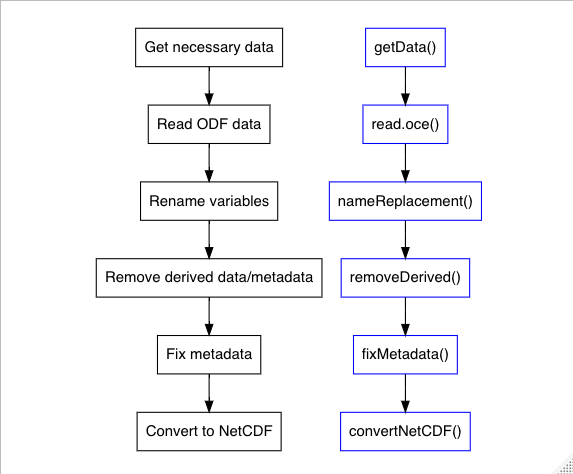

This figure's R source:
if (!interactive()) png("ctd_rcm_workflow.png")

library(DiagrammeR)
grViz("digraph flowchart {
      # node definitions with substituted label text
      node [fontname = Helvetica, shape = rectangle]
      tab1 [label = '@@1']
      tab2 [label = '@@2']
      tab3 [label = '@@3']
      tab4 [label = '@@4']
      tab5 [label = '@@5']
      tab6 [label = '@@6']
      node [fontname = Helvetica, shape = rectangle, color=blue]
      tab7 [label = '@@7']
      tab8 [label = '@@8']
      tab9 [label = '@@9']
      tab10 [label = '@@10']
      tab11 [label = '@@11']
      tab12 [label = '@@12']

      # edge definitions with the node IDs
      tab1 -> tab2;
      tab2 -> tab3;
      tab3 -> tab4;
      tab4 -> tab5;
      tab5 -> tab6;
      tab7 -> tab8;
      tab8 -> tab9;
      tab9 -> tab10;
      tab10 -> tab11;
      tab11 -> tab12;
      }

      [1]: 'Get necessary data'
      [2]: 'Read ODF data'
      [3]: 'Rename variables'
      [4]: 'Remove derived data/metadata'
      [5]: 'Fix metadata'
      [6]: 'Convert to NetCDF'
      [7]: 'getData()'
      [8]: 'read.oce()'
      [9]: 'nameReplacement()'
      [10]: 'removeDerived()'
      [11]: 'fixMetadata()'
      [12]: 'convertNetCDF()'
      ")

if (!interactive()) dev.off()
